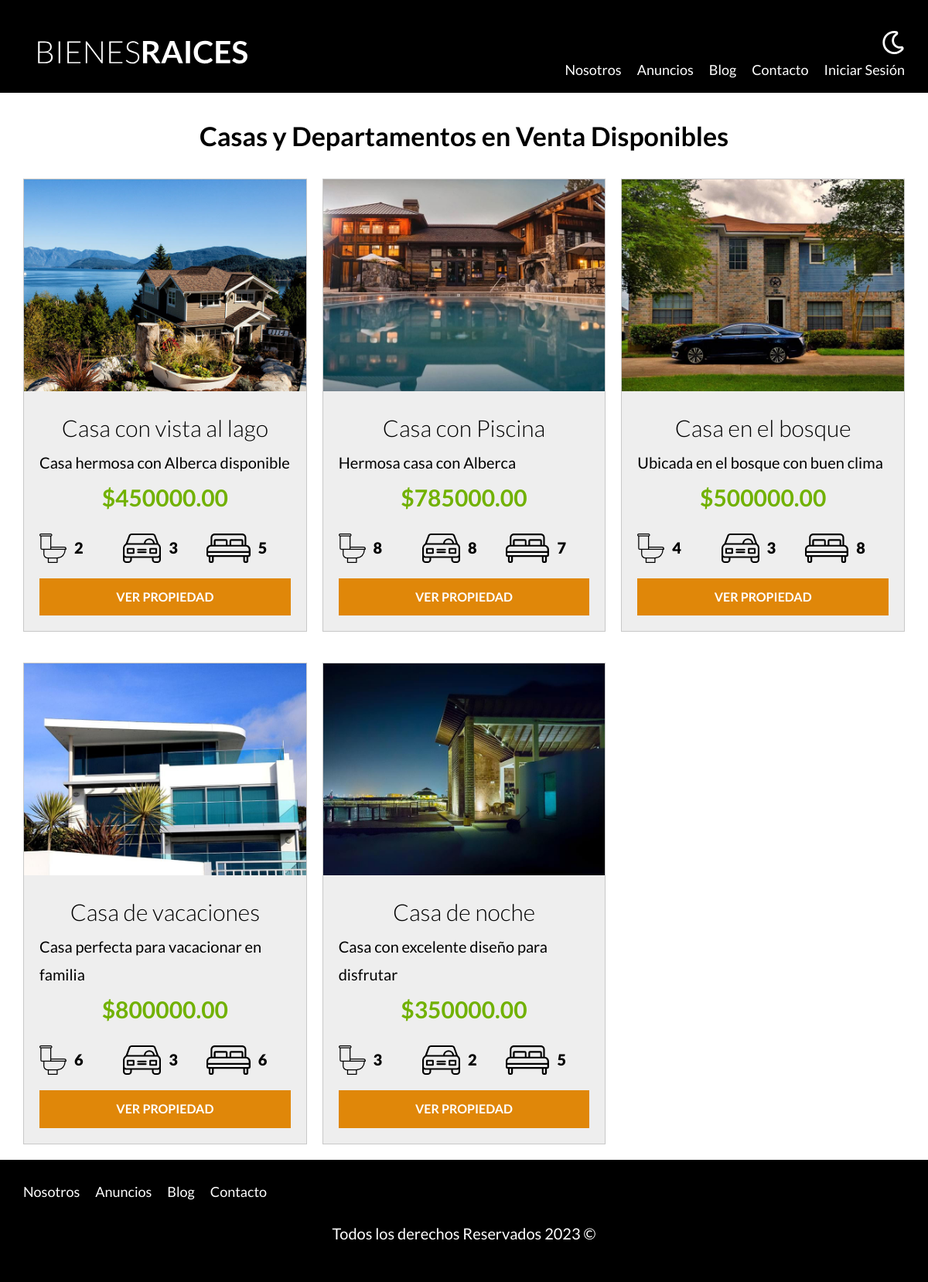
Screenshot of /propiedades with the database file from the repository.
### tables this page shows
CREATE TABLE `propiedades` (
  `id` int NOT NULL AUTO_INCREMENT,
  `titulo` varchar(45) DEFAULT NULL,
  `precio` decimal(10,2) DEFAULT NULL,
  `imagen` varchar(200) DEFAULT NULL,
  `descripcion` longtext,
  `habitaciones` int DEFAULT NULL,
  `wc` int DEFAULT NULL,
  `estacionamiento` int DEFAULT NULL,
  `creado` date DEFAULT NULL,
  `vendedorId` int NOT NULL,
  PRIMARY KEY (`id`),
  KEY `fk_propiedades_vendedores_idx` (`vendedorId`)
);

### controllers/PaginasController.php (called while the page is built, shortened)
<?php
class PaginasController
{
    public static function propiedades(Router $router)
    {
        $propiedades = Propiedad::all();
        $router->render('paginas/propiedades', [
            'propiedades' => $propiedades,
        ]);
    }
}

### public/index.php (called while the page is built, shortened)
<?php
$router = new Router();
$router->get('/admin', [PropiedadController::class, 'index']);
$router->get('/propiedades/crear', [PropiedadController::class, 'crear']);
$router->post('/propiedades/crear', [PropiedadController::class, 'crear']);
$router->get('/propiedades/actualizar', [PropiedadController::class, 'actualizar']);
$router->post('/propiedades/actualizar', [PropiedadController::class, 'actualizar']);
$router->post('/propiedades/eliminar', [PropiedadController::class, 'eliminar']);
$router->get('/vendedores/crear', [VendedorController::class, 'crear']);
$router->post('/vendedores/crear', [VendedorController::class, 'crear']);
$router->get('/vendedores/actualizar', [VendedorController::class, 'actualizar']);
$router->post('/vendedores/actualizar', [VendedorController::class, 'actualizar']);
$router->post('/vendedores/eliminar', [VendedorController::class, 'eliminar']);
$router->get('/', [PaginasController::class, 'index']);
$router->get('/nosotros', [PaginasController::class, 'nosotros']);
$router->get('/propiedades', [PaginasController::class, 'propiedades']);
$router->get('/propiedad', [PaginasController::class, 'propiedad']);
$router->get('/blog', [PaginasController::class, 'blog']);
$router->get('/entrada', [PaginasController::class, 'entrada']);
$router->get('/contacto', [PaginasController::class, 'contacto']);
$router->post('/contacto', [PaginasController::class, 'contacto']);
$router->get('/login', [LoginController::class, 'login']);
$router->post('/login', [LoginController::class, 'login']);
$router->get('/logout', [LoginController::class, 'logout']);
$router->comprobarRutas();

### models/ActiveRecord.php (called while the page is built, shortened)
<?php
class ActiveRecord {
    protected static $db;
    protected static $tabla = '';
    public static function setDB($database)
    {
        self::$db = $database;
    }
    public static function all()
    {
        $query = "SELECT * FROM " . static::$tabla;
        $resultado = self::consultarSQL($query);
        return $resultado;
    }
    public static function consultarSQL($query)
    {
        $resultado = self::$db->query($query);
        $array = [];
        while ($registro = $resultado->fetch_assoc()) {
            $array[] = static::crearObjeto($registro);
        }
        return $array;
    }
    protected static function crearObjeto($registro)
    {
        $objeto = new static;
        foreach ($registro as $key => $value) {
            if (property_exists($objeto, $key)) {
                $objeto->$key = $value;
            }
        }
        return $objeto;
    }
}
?>

### views/paginas/listado.php (the view)
<div class="contenedor-anuncios">
<?php foreach ($propiedades as $propiedad):?>
        <div class="anuncio">
                <img loading="lazy" src="/imagenes/<?php echo $propiedad->imagen; ?>" alt="anuncio">
            <div class="contenido-anuncio">
                <h3><?php echo $propiedad->titulo; ?></h3>
                <p><?php echo $propiedad->descripcion; ?></p>
                <p class="precio">$<?php echo $propiedad->precio; ?></p>
                <ul class="iconos-caracteristicas">
                    <li>
                        <img class="icono" loading="lazy" src="build/img/icono_wc.svg" alt="icono wc">
                        <p><?php echo $propiedad->wc; ?></p>
                    </li>
                    <li>
                        <img class="icono" loading="lazy" src="build/img/icono_estacionamiento.svg" alt="icono estacionamiento">
                        <p><?php echo $propiedad->estacionamiento; ?></p>
                    </li>
                    <li>
                        <img class="icono" loading="lazy" src="build/img/icono_dormitorio.svg" alt="icono habitaciones">
                        <p><?php echo $propiedad->habitaciones; ?></p>
                    </li>
                </ul>
                <a href="/propiedad?id=<?php echo $propiedad->id;?>" class="boton-amarillo-block">
                    Ver Propiedad
                </a>
            </div>
        </div>
<?php endforeach; ?>
    </div>

### views/paginas/propiedades.php
<main class="contenedor seccion">
    <h2 class="titulos">Casas y Departamentos en Venta Disponibles</h2>
    <?php
    include 'listado.php';
    ?>
</main>

### Router.php (shortened to what this page needs)
<?php
class Router {
    public $rutasGET = [];
    public $rutasPOST = [];
    public function get($url, $fn){
        $this->rutasGET[$url] = $fn;
    }
    public function post($url, $fn){
        $this->rutasPOST[$url] = $fn;
    }
    public function comprobarRutas(){
        $urlActual = $_SERVER['REQUEST_URI'] === '' ? '/' : $_SERVER['REQUEST_URI'];
        $metodo = $_SERVER['REQUEST_METHOD'];
        if($metodo === 'GET'){
            $fn = $this->rutasGET[$urlActual] ?? null;
        } else if ($metodo === 'POST'){
            $fn = $this->rutasPOST[$urlActual] ?? null;
        }
        if($fn){
            call_user_func($fn, $this);
        }else{
            echo("Página no encontrada...");
        }
    }
    public function render($view, $datos= []){
        include __DIR__ . "/views/$view.php";
        $contenido = ob_get_clean();
        include __DIR__ . "/views/layout.php";
    }
}

### views/layout.php (shortened to what this page needs)
<?php
$auth = $_SESSION['login'] ?? false;
?>
<!DOCTYPE html>
<html lang="en">
<head>
    <link rel="stylesheet" href="../build/css/app.css">
</head>
<body>
    <header class="header <?php echo $inicio ? 'inicio' : '' ?>">
        <div class="contenedor contenido-header">
            <div class="barra">
                <a href="/">
                    <img src="../build/img/logo.svg" alt="Logotipo de Bienes Raices">
                </a>
                <div class="derecha">
                    <img class="dark-mode-boton" src="../build/img/dark-mode.svg">
                    <nav class="navegacion">
                        <a href="/nosotros">Nosotros</a>
                        <a href="/propiedades">Anuncios</a>
                        <a href="/blog">Blog</a>
                        <a href="/contacto">Contacto</a>
                    <?php if($auth) : ?>
                        <a href="/admin">Administrar</a>
                        <a href="/logout">Cerrar Sesión</a>
                    <?php else : ?>
                        <a href="/login">Iniciar Sesión</a>
                    <?php endif; ?>
                    </nav>
                </div>
            </div>
        </div>
    </header>
            <?php echo $contenido  ?>
    <footer class="footer seccion">
    <div class="contenedor contenedor-footer">
        <nav class="navegacion">
            <a href="/nosotros">Nosotros</a>
            <a href="/propiedades">Anuncios</a>
            <a href="/blog">Blog</a>
            <a href="/contacto">Contacto</a>
        </nav>
    </div>
    <p class="copyright">Todos los derechos Reservados <?php echo date('Y');
                                                        ?> &copy;</p>
</footer>
</body>
</html>

### public/build/css/app.css (style rules this page uses)
html { line-height:1.15;-webkit-text-size-adjust:100% }
body { margin:0 }
main { display:block }
a { background-color:transparent }
img { border-style:none }
html { font-size:62.5%;box-sizing:border-box }
*,:after,:before { box-sizing:inherit }
body { font-family:Lato,sans-serif;font-size:1.6rem;line-height:1.8 }
p { color:#000;font-size:2rem }
.contenedor { width:95%;max-width:120rem;margin:0 auto }
a { text-decoration:none }
img,picture { width:100%;display:block }
h1,h2,h3 { font-family:Lato,sans-serif;margin:2.5rem 0;font-weight:300;text-align:center }
h2 { font-size:3.4rem }
h3 { font-size:3rem }
.seccion { margin-top:2.5rem 0;margin-bottom:2.5rem 0 }
.titulos { font-weight:700 }
.boton-amarillo-block { background-color:#e08709;color:#fff;font-weight:700;text-decoration:none;padding:1rem 3rem;text-align:center;margin-top:2.5rem 0;display:block;border:none;text-transform:uppercase }
.header { background-color:#000;padding:1rem 0 3rem }
.header .barra a img { min-width:20rem }
.contenido-header { display:flex;flex-direction:column;justify-content:space-between }
.footer { padding:2.5rem 0;background-color:#000;margin-bottom:0 }
.footer .contenedor-footer { padding-top:2.5rem 0 }
.footer .navegacion { visibility:visible;opacity:1;height:auto }
.footer .copyright { color:#fff;text-align:center }
.derecha { display:flex;flex-direction:column;align-items:center }
@media (min-width:768px) { .derecha { align-items:flex-end } }
.derecha .dark-mode-boton { width:3rem;margin-top:3rem;margin-bottom:2rem;filter:invert(100%) }
@media (min-width:768px) { .derecha .dark-mode-boton { margin-top:0 } }
.barra { display:flex;flex-direction:column;align-items:center;padding-top:3rem }
@media (min-width:768px) { .barra { flex-direction:row;justify-content:space-between;align-items:flex-end } }
.navegacion { visibility:hidden;opacity:0;height:0;transition:visibility .3s ease-in-out,opacity .5s linear,height .5s linear }
@media (min-width:768px) { .navegacion { display:flex;align-items:center;opacity:1;visibility:visible } }
.navegacion a { color:#fff;text-decoration:none;font-size:2.2rem;display:block;text-align:center }
@media (min-width:768px) { .navegacion a { margin-right:2rem;font-size:1.8rem } }
@media (min-width:768px) { .navegacion a:last-of-type { margin-right:0 } }
.icono { text-align:center }
@media (min-width:768px) { .contenedor-anuncios { display:grid;gap:2rem;grid-template-columns:repeat(3,1fr) } }
.anuncio { background-color:#eee;border:1px solid #c8c8c8;margin-bottom:2rem }
.anuncio .contenido-anuncio { padding:2rem }
.anuncio h3,.anuncio p { margin:0 }
.precio { color:#71b100;font-weight:700;font-size:3rem;text-align:center }
.iconos-caracteristicas { display:flex;list-style:none;padding:0;max-width:40rem;margin:2rem auto }
.iconos-caracteristicas li { flex:1;display:flex }
.iconos-caracteristicas li img { flex:0 0 3rem;margin-right:1rem;height:3.8rem }
.iconos-caracteristicas li p { font-weight:900 }

### rows the page displays
propiedades: imagen (picture), titulo "Casa con vista al lago", descripcion "Casa hermosa con Alberca disponible", precio "450000.00", wc "2", estacionamiento "3", habitaciones "5"
propiedades: imagen (picture), titulo "Casa con Piscina", descripcion "Hermosa casa con Alberca", precio "785000.00", wc "8", estacionamiento "8", habitaciones "7"
propiedades: imagen (picture), titulo "Casa en el bosque", descripcion "Ubicada en el bosque con buen clima", precio "500000.00", wc "4", estacionamiento "3", habitaciones "8"
propiedades: imagen (picture), titulo "Casa de vacaciones", descripcion "Casa perfecta para vacacionar en familia", precio "800000.00", wc "6", estacionamiento "3", habitaciones "6"
propiedades: imagen (picture), titulo "Casa de noche", descripcion "Casa con excelente diseño para disfrutar", precio "350000.00", wc "3", estacionamiento "2", habitaciones "5"
